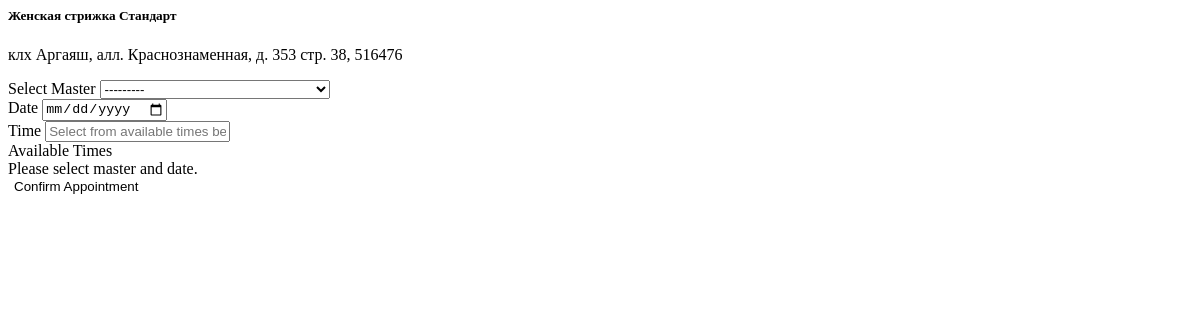
The page /ajax/booking-form/1/1/ (signed in) on the database as committed earlier.
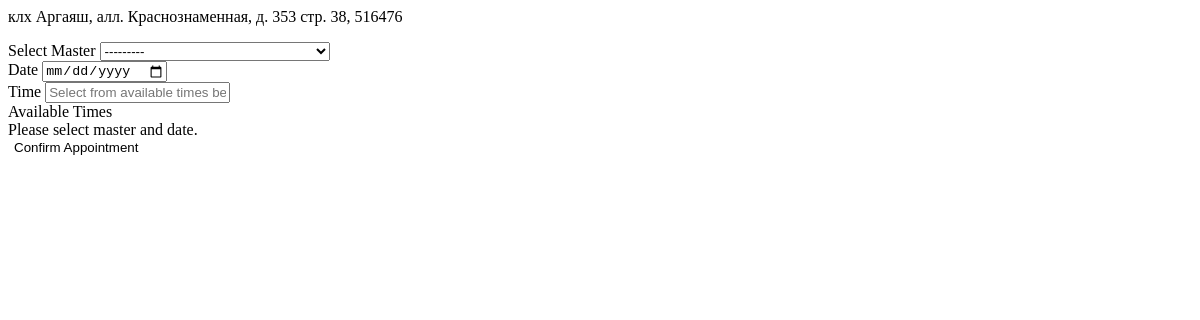
The same page on the database as committed later.
### accounts/models.py (models this page shows, shortened)
class Profile(models.Model):
    LANG_CHOICES = (
        ("ru", "Русский"),
        ("en", "English"),
        ("uz", "O‘zbek"),
    )
    user = models.OneToOneField(settings.AUTH_USER_MODEL, on_delete=models.CASCADE, related_name="profile")
    language = models.CharField(max_length=2, choices=LANG_CHOICES, default="ru")
    telegram_id = models.CharField(max_length=50, null=True, blank=True)
    full_name = models.CharField(max_length=150, blank=True)
    phone = models.CharField(max_length=30, blank=True)
    avatar = models.ImageField(upload_to="avatars/", blank=True, null=True)
    ROLE_CHOICES = (
        ("customer", "Customer"),
        ("provider", "Service Provider"),
    )
    role = models.CharField(
        max_length=20,
        choices=ROLE_CHOICES,
        default="customer",
    )
    bio = models.TextField(blank=True)
    company_name = models.CharField(max_length=255, blank=True)
    website = models.URLField(blank=True)
    created_at = models.DateTimeField(auto_now_add=True)
    updated_at = models.DateTimeField(auto_now=True)

### marketplace/models.py (models this page shows, shortened)
class MultilingualMixin(models.Model):
    class Meta:
        abstract = True
    def get_i18n(self, field_base: str, lang_code: str, default_lang: str = "ru"):
        lang_code = (lang_code or default_lang).lower()
        candidates = [
            f"{field_base}_{lang_code}",
            f"{field_base}_{default_lang}",
        ]
        for f in candidates:
            if hasattr(self, f):
                val = getattr(self, f)
                if val:
                    return val
        return ""

class Service(MultilingualMixin, models.Model):
    name_uz = models.CharField(max_length=200, blank=True)
    name_en = models.CharField(max_length=200, blank=True)
    name_ru = models.CharField(max_length=200)
    salon = models.ForeignKey(Salon, on_delete=models.CASCADE, related_name='services', verbose_name="Салон")
    img = models.ImageField(
        upload_to=service_img_upload_to,
        blank=True,
        null=True,
        verbose_name="Изображение услуги"
    )
    description_ru = models.TextField(blank=True, verbose_name="Описание (RU)")
    description_en = models.TextField(blank=True, verbose_name="Описание (EN)")
    description_uz = models.TextField(blank=True, verbose_name="Описание (UZ)")
    price = models.DecimalField(max_digits=10, decimal_places=2, verbose_name="Цена")
    duration_minutes = models.PositiveIntegerField(verbose_name="Длительность (мин)")
    class Meta:
        verbose_name = "Услуга"
        verbose_name_plural = "Услуги"

### marketplace/views.py (the view)
# urls.py: path('ajax/booking-form/<int:salon_id>/<int:service_id>/', views.ajax_booking_form, name='ajax_booking_form'),
@require_GET
def ajax_booking_form(request, salon_id, service_id):
    salon = get_object_or_404(Salon, pk=salon_id)
    service = get_object_or_404(Service, pk=service_id, salon=salon)
    form = BookingForm(salon=salon, initial={"date": timezone.localdate()})
    form.fields["master"].queryset = Master.objects.filter(salon=salon, is_active=True)
    return render(
        request,
        "marketplace/partials/booking_form_inner.html",
        {"salon": salon, "service": service, "form": form},
    )

### marketplace/forms.py (shortened to what this page needs)
class BookingForm(forms.Form):
    master = forms.ModelChoiceField(queryset=Master.objects.none())
    date = forms.DateField(widget=forms.DateInput(attrs={"type": "date"}))
    time = forms.TimeField(input_formats=["%H:%M"])
    comment = forms.CharField(required=False, widget=forms.Textarea(attrs={"rows": 2}))
    def __init__(self, *args, salon=None, **kwargs):
        super().__init__(*args, **kwargs)
        self.fields["master"].widget.attrs.update({"class": "form-select"})
        self.fields["date"].widget.attrs.update({"class": "form-control"})
        self.fields["comment"].widget.attrs.update({"class": "form-control"})
        self.salon = salon
        if salon:
            self.fields["master"].queryset = salon.masters.filter(is_active=True)

### marketplace/models.py (called while the page is built)
    def __str__(self):
        return self.name

### marketplace/templatetags/i18n_fields.py (called while the page is built)
@register.simple_tag(takes_context=True)
def i18n(context, obj, field_base, default="ru"):
    request = context.get("request")
    lang = getattr(request, "LANGUAGE_CODE", default)
    if hasattr(obj, "get_i18n"):
        return obj.get_i18n(field_base, lang, default_lang=default)
    return ""

### templates/marketplace/partials/booking_form_inner.html (shortened to what this page needs)
{% load i18n_fields %}
<div class="booking-header mb-4">
  <h5 class="fw-bold mb-1">{% i18n service "name" request.LANGUAGE_CODE %}</h5>
  <p class="text-muted mb-0">{{ salon.address }}</p>
</div>
<form method="post" action="{% url 'marketplace:booking_start' salon.id service.id %}">
  <div class="mb-3">
    <label class="form-label small fw-bold">Select Master</label>
    {{ form.master }}
  </div>
  <div class="mb-3">
    <label class="form-label small fw-bold">Date</label>
    {{ form.date }}
  </div>
  <div class="mb-3">
    <label class="form-label small fw-bold">Time</label>
    <input
      type="text"
      name="time"
      id="id_time"
      class="form-control"
      placeholder="Select from available times below"
      readonly
      required
      value="{% if form.data.time %}{{ form.data.time }}{% endif %}"
    >
  </div>
  <div class="slots-section mt-4">
    <label class="small fw-bold d-block mb-2">Available Times</label>
    <div id="slotsHint" class="text-muted small mt-1">Please select master and date.</div>
  </div>
  <div class="mt-4 border-top pt-3">
    <button type="submit" class="btn btn-dark w-100 py-2 fw-bold" style="background-color: var(--booksy-teal); border:none;">
      Confirm Appointment
    </button>
  </div>
</form>

Rows that differ between the two databases and show on the page:
no longer on this page (row edited): Profile: language.name_ru "Женская стрижка Стандарт"
